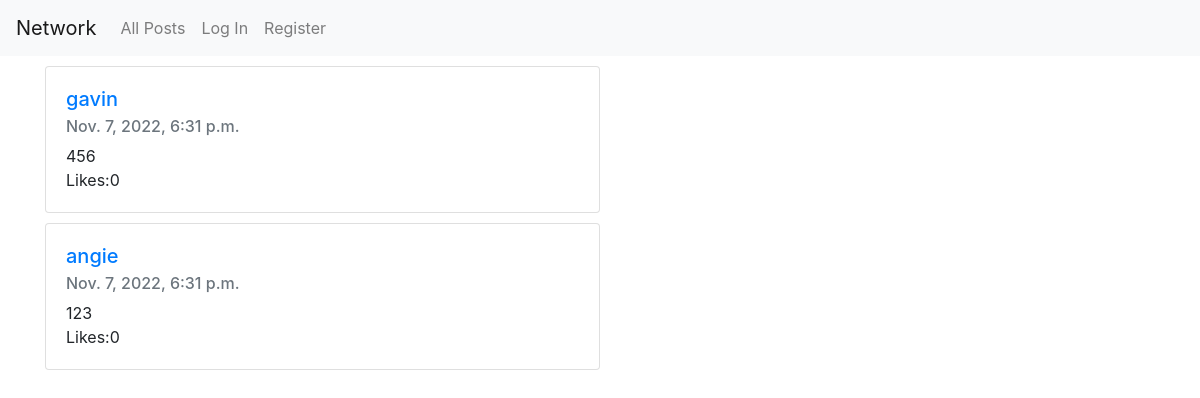
Before: /?page=2 with the older database file.
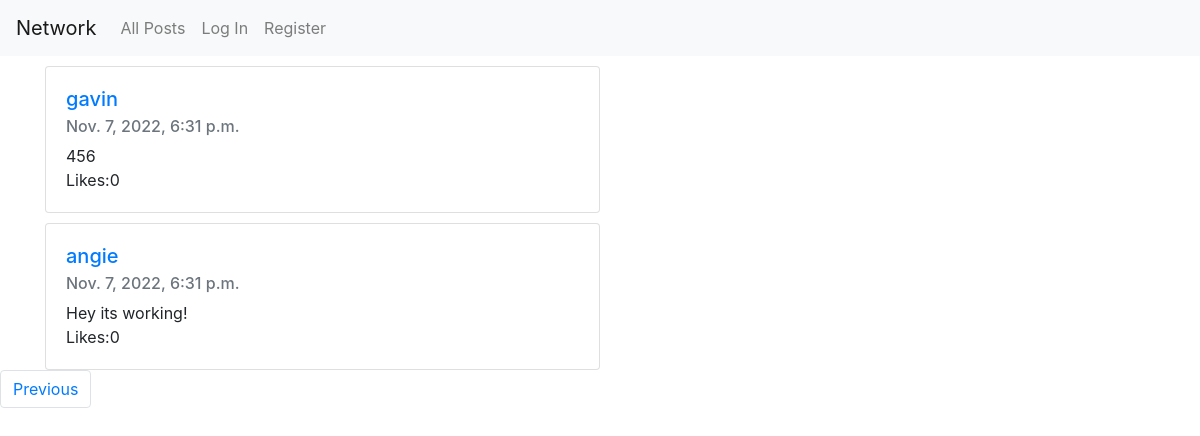
After: the same page with the newer database file.
### network/models.py (models this page shows, shortened)
class Post(models.Model):
    user = models.ForeignKey(User, on_delete=models.CASCADE, related_name='author')
    content = models.CharField(max_length=250)
    timestamp = models.DateTimeField(auto_now_add=True)
    liked = models.ManyToManyField(User, default=None, blank=True, related_name='likes')

class User(AbstractUser):
    pass

### network/views.py (the view)
# urls.py: path("", views.index, name="index"),
def index(request):
        posts = Post.objects.all().order_by('id').reverse()
        paginator = Paginator(posts, 10)
        page_number = request.GET.get('page')
        page_obj = paginator.get_page(page_number)
        return render(request, "network/index.html",{
            "posts": posts,
            'page_obj': page_obj
        })

### network/templates/network/index.html (shortened to what this page needs)
{% extends "network/layout.html" %}
{% load static %}
{% block body %}
    <div id="posts">
        {% for post in page_obj %}
        <div class="container">
            <div class="card" style="width: 50%">
                <div class="card-body">
                    <h5 class="card-title"><a href="{% url 'profile' username=post.user %}">{{ post.user }}</a></h5>
                    <h6 class="card-subtitle mb-2 text-muted">{{ post.timestamp }}</h6>
                    <div class="card-text post-content{{ post.id }}">{{ post.content }}</div>
            {% if user.is_authenticated %}
                {% if request.user == post.user %}
                <form action="{% url 'edit' post_id=post.id %}" method="post">
                        {% csrf_token %}
                    <textarea rows="3" class="form-control" class="text-edit" name="textarea">{{ post.content }}</textarea>
                    <button type="submit" data-id="{{ post.id }}" class="edit-post btn btn-secondary">Edit</button>
                </form>
                {% elif request.user in post.liked.all %}
                <a href="#" class ='like-button'  data-value="Unlike" data-total="{{ post.liked.all.count }}" data-id="{{ post.id }}" id="{{ post.id }}"><i id="heart{{post.id}}"class="fa fa-heart" style="color:red"></i><span id="liked{{ post.id}}"> {{ post.liked.all.count }}</span></a>
                {% else %}
                <a href="#" class='like-button'  data-value ="Like" data-total="{{ post.liked.all.count }}" data-id="{{ post.id }}" id="{{ post.id }}"><i id="heart{{post.id}}"class="fa fa-heart" style="color:gray"></i><span id="liked{{ post.id}}"> {{ post.liked.all.count }}</span></a>
                {% endif %}
            {% else %}
            Likes:{{ post.liked.all.count }}
            {% endif %}
            </div>
            </div>
            </div>
        {% endfor %}
    </div>
    <nav aria-label="Page navigation example">
        <ul class="pagination">
            {% if page_obj.has_previous %}
            <li class="page-item"><a class="page-link" href="?page={{ page_obj.previous_page_number }}">Previous</a></li>
            {% endif %}
        </ul>
    </nav>
{% endblock %}

Changed rows visible on the page:
changed Post "angie": content "123" → "Hey its working!"
Other visible differences:
text now shown: "Previous"
